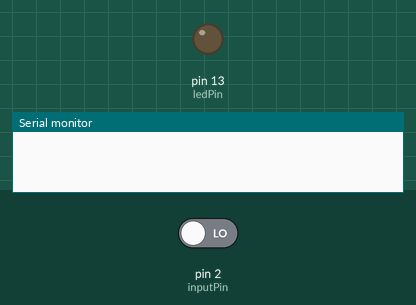
A sketch run on a simulated Arduino Uno, built with avr-gcc and run on an emulated ATmega328P. Shown: output pins drawn as LEDs (lit = HIGH), the last lines printed to the serial monitor. Inputs (shaded band) come from the test bench; at power-on: pin 2 (inputPin) LOW. The modem is registered and sends nothing unless stated.

Above: at 1.2 s.
1.3 s: pin 2 (inputPin) driven HIGH
At 2.7 s:
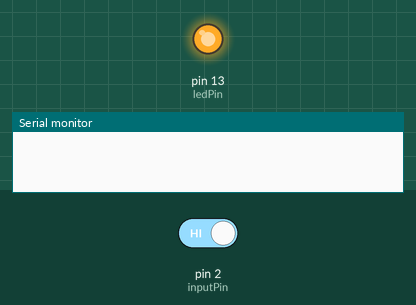
3.3 s: pin 2 (inputPin) driven LOW
At 4.2 s:
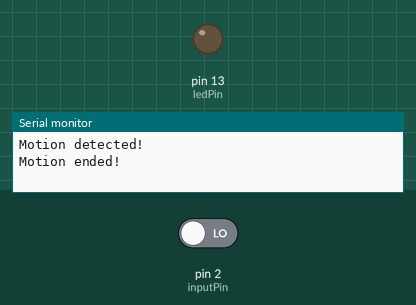
Timing chart, 0 to 6.3 s (numbered marks = the images above; inputs shaded):
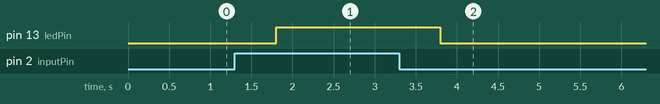

Measured:
- after the input at 1.3 s, pin 13 (ledPin): LOW → HIGH after 0.50 s
- after the input at 3.3 s, pin 13 (ledPin): HIGH → LOW after 0.50 s

The sketch:

Sim800lPIR.ino
```cpp
// Initialization
//PIR
int ledPin = 13;                // choose the pin for the LED
int inputPin = 2;               // choose the input pin (for PIR sensor)
int pirState = LOW;             // we start, assuming no motion detected
int val = 0;                    // variable for reading the pin status

//SIM800L
#include <Sim800l.h>
#include <SoftwareSerial.h> //is necesary for the library!!
Sim800l Sim800l;  //to declare the library
char* text;
char* number;
bool error; //to catch the response of sendSms

//VOID SETUP

void setup() {
// PIR SECTION
  pinMode(ledPin, OUTPUT);      // declare LED as output
  pinMode(inputPin, INPUT);     // declare sensor as input
  Serial.begin(9600);

}

//VOID LOOP

void loop(){
//PIR SECTION

  val = digitalRead(inputPin);  // read input value
  if (val == HIGH) {            // check if the input is HIGH
    // SIM800L SECTION

  Sim800l.begin(); // initializate the library.
  text="Hey Boss are you back home ?I sense motion.";  //text for the message.
  digitalWrite(ledPin, HIGH);  // turn LED ON
  number="0721000000"; //phone number.
  error=Sim800l.sendSms(number,text);  //Sim800l.sendSms("0720000000","the text go here")


    if (pirState == LOW) {
      // we have just turned on
      Serial.println("Motion detected!");
      // We only want to print on the output change, not state
      pirState = HIGH;
    }
  } else {
    digitalWrite(ledPin, LOW); // turn LED OFF
    if (pirState == HIGH){
      // we have just turned of
      Serial.println("Motion ended!");
      // We only want to print on the output change, not state
      pirState = LOW;
    }
  }


}
```
